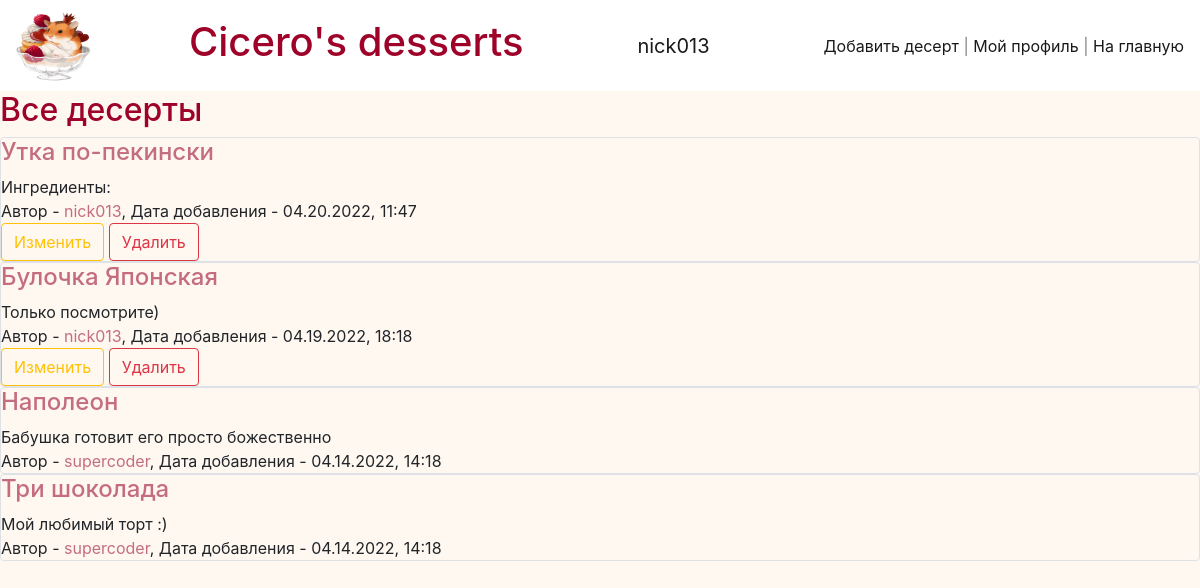
/ (signed in), run on the app's committed database.
### data/users.py (models this page shows, shortened)
class User(SqlAlchemyBase, UserMixin):
    __tablename__ = 'users'
    id = sqlalchemy.Column(sqlalchemy.Integer, primary_key=True, autoincrement=True)
    email = sqlalchemy.Column(sqlalchemy.String, nullable=False, unique=True)
    name = sqlalchemy.Column(sqlalchemy.String, nullable=False, unique=True)
    hashed_password = sqlalchemy.Column(sqlalchemy.String, nullable=False)
    about = sqlalchemy.Column(sqlalchemy.String, nullable=False)
    desserts = orm.relation("Dessert", back_populates='user')

### data/desserts.py (models this page shows)
class Dessert(SqlAlchemyBase):
    __tablename__ = 'desserts'
    id = sqlalchemy.Column(sqlalchemy.Integer, primary_key=True, autoincrement=True)
    title = sqlalchemy.Column(sqlalchemy.String, nullable=False)
    content = sqlalchemy.Column(sqlalchemy.String, nullable=False)
    country = sqlalchemy.Column(sqlalchemy.String, nullable=False)
    created_date = sqlalchemy.Column(sqlalchemy.String, default=datetime.datetime.now().strftime('%m.%d.%Y, %H:%M'))
    user_id = sqlalchemy.Column(sqlalchemy.Integer, sqlalchemy.ForeignKey("users.id"))
    user = orm.relation('User')

### main.py (the view)
@app.route("/")
def default_page():
    db_sess = db_session.create_session()
    desserts = db_sess.query(Dessert)[::-1]
    return render_template("index.html", title="Cicero's desserts", current_user=current_user, desserts=desserts)

### data/db_session.py (called while the page is built)
def create_session() -> Session:
    global __factory
    return __factory()

### main.py (called while the page is built)
@login_manager.user_loader
def load_user(user_id):
    db_sess = db_session.create_session()
    return db_sess.query(User).get(user_id)

### templates/index.html
{% extends "base.html" %}
{% block content %}
<h2>Все десерты</h2>
    {% for item in desserts %}
        <div class="col-md6 border rounded">
            <a href="/desserts/{{item.id}}"><h4>{{ item.title }}</h4></a>
            <div>
                {{ item.content.split('\r\n')[0] }}
            </div>
            <div>
                Автор - <a href="/profile/{{item.user.id}}">{{ item.user.name }}</a>, Дата добавления - {{ item.created_date }}
            </div>
            {% if current_user.is_authenticated and current_user == item.user %}
                <div>
                    <a href="/desserts/edit/{{ item.id }}" class="btn btn-outline-warning">Изменить</a>
                    <a href="/desserts/delete/{{ item.id }}" class="btn btn-outline-danger">Удалить</a>
                </div>
            {% endif %}
        </div>
    {% endfor %}
{% endblock %}

### templates/base.html (shortened to what this page needs)
<!DOCTYPE html>
<html lang="ru">
    <head>
        <link rel="stylesheet"
              href="https://stackpath.bootstrapcdn.com/bootstrap/4.4.1/css/bootstrap.min.css"
>
        <link rel="stylesheet"
              href="{{url_for('static', filename='css/styles.css')}}">
    </head>
    <body>
        <header>
            <nav class="navbar navbar-light" style="background-color: white;">
                <img src="../../static/img/favicon.ico" width="75" height="75" alt="">
                <a class="navbar-brand" href="/"><h1>Cicero's desserts</h1></a>
                {% if current_user.is_authenticated %}
                    <a class="navbar-brand" href="/logout">{{ current_user.name }}</a>
                {% else %}
                    <p>
                        <a class="btn btn-info" href="/register">Зарегистрироваться</a>
                        <a class="btn btn-light" href="/login">Войти</a>
                    </p>
                {% endif %}
                <span class="navbar-text">
                    {% if current_user.is_authenticated %}
                        <a href="/desserts/add">Добавить десерт</a> |
                        <a href="/profile/{{current_user.id}}">Мой профиль</a> |
                    {% endif %}
                    <a href="/">На главную</a>
                </span>
            </nav>
        </header>
        <main >
            {% block content %}
            {% endblock %}
        </main>
    </body>
</html>

### static/css/styles.css (style rules this page uses)
h1, h2 { color: #9e0229; }
a { color: #c46d7e; }
body { background-color: #fff8f1; }

### data on the page
User: name "nick013"
Dessert: title "Утка по-пекински", content "Ингредиенты:", user.name "nick013", created_date "04.20.2022, 11:47"
Dessert: title "Булочка Японская", content "Только посмотрите)", user.name "nick013", created_date "04.19.2022, 18:18"
Dessert: title "Наполеон", content "Бабушка готовит его просто божественно", user.name "supercoder", created_date "04.14.2022, 14:18"
Dessert: title "Три шоколада", content "Мой любимый торт :)", user.name "supercoder", created_date "04.14.2022, 14:18"
